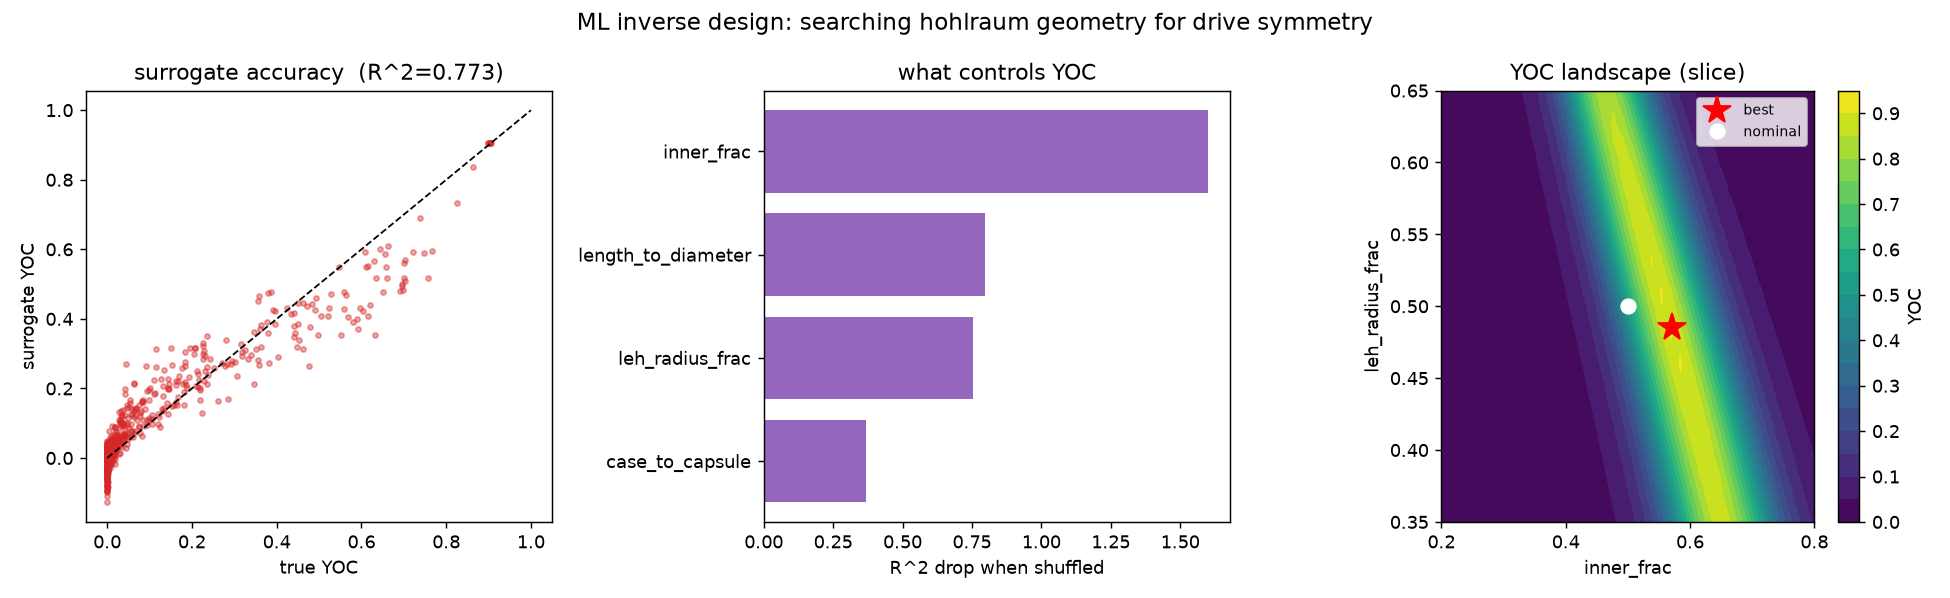

Write Python code to recreate this figure.
r"""
ML search over hohlraum geometry for better ICF drive symmetry.

This ties the pieces together into an inverse-design loop:

    hohlraum geometry  --(view factor)-->  drive symmetry a_l
                       --(convergent RT)-->  hot-spot shape  -->  yield-over-clean

    hohlraum_viewfactor.symmetry(...)  ->  a2, a4, a6
    hohlraum_asymmetry.performance(...) ->  YOC

That chain is a fast, deterministic forward model  f(geometry) -> YOC.  Here we
learn a surrogate for it and use the surrogate to search the 4-D geometry space
for designs that maximize YOC -- the same surrogate + active-learning pattern as
the repo's ML Surrogate folder, now over ACTUAL hohlraum geometry.

Design variables (bounds):
    case_to_capsule     [2.5, 4.5]   hohlraum radius / capsule radius
    length_to_diameter  [1.2, 2.0]   hohlraum aspect ratio
    leh_radius_frac     [0.35, 0.65] LEH radius / hohlraum radius
    inner_frac          [0.20, 0.80] inner-vs-outer laser cone power split

Run:  python3 hohlraum_ml.py
Deps: numpy, scipy, scikit-learn  (matplotlib only for the optional figure)
"""

import numpy as np
from scipy.stats import qmc
from scipy.optimize import differential_evolution
from sklearn.neural_network import MLPRegressor
from sklearn.preprocessing import StandardScaler
from sklearn.model_selection import train_test_split
from sklearn.metrics import r2_score

from hohlraum_viewfactor import symmetry
from hohlraum_asymmetry import build_forward, performance

NAMES  = ["case_to_capsule", "length_to_diameter", "leh_radius_frac", "inner_frac"]
BOUNDS = np.array([[2.5, 4.5], [1.2, 2.0], [0.35, 0.65], [0.20, 0.80]])
NOMINAL = np.array([3.0, 1.5, 0.50, 0.50])

_FWD = None       # convergent-RT forward model (built once; sets the YOC mapping)


def forward(x):
    """geometry vector -> YOC (the physics forward model)."""
    a2, a4, a6 = symmetry(*x)
    yoc, _ = performance(a2, a4, a6, fwd=_FWD)
    return yoc


def sample(n, seed=0):
    lo, hi = BOUNDS[:, 0], BOUNDS[:, 1]
    X = qmc.LatinHypercube(d=4, seed=seed).random(n) * (hi - lo) + lo
    y = np.array([forward(x) for x in X])
    return X, y


def perm_importance(model, scaler, X, y, seed=1):
    rng = np.random.default_rng(seed)
    base = r2_score(y, model.predict(scaler.transform(X)))
    imp = {}
    for j, nm in enumerate(NAMES):
        Xp = X.copy()
        Xp[:, j] = rng.permutation(Xp[:, j])
        imp[nm] = base - r2_score(y, model.predict(scaler.transform(Xp)))
    return imp


def fit_surrogate(X, y):
    scaler = StandardScaler().fit(X)
    model = MLPRegressor(hidden_layer_sizes=(64, 64), activation="relu",
                         max_iter=4000, random_state=0)
    model.fit(scaler.transform(X), y)
    return model, scaler


def surrogate_optimum(model, scaler):
    res = differential_evolution(
        lambda x: -float(model.predict(scaler.transform(x.reshape(1, -1)))[0]),
        bounds=list(map(tuple, BOUNDS)), seed=0, maxiter=60, tol=1e-6, polish=True)
    return res.x


def main():
    global _FWD
    print("building convergent-RT forward model (one-time)...")
    _FWD = build_forward()

    y_nom = forward(NOMINAL)
    print("=" * 68)
    print("  ML INVERSE DESIGN OF HOHLRAUM GEOMETRY  (maximize YOC)")
    print("=" * 68)
    print(f"  nominal design {dict(zip(NAMES, np.round(NOMINAL,3)))}")
    print(f"  nominal YOC : {y_nom:.3f}")
    print("-" * 68)

    # initial design of experiments
    X, y = sample(700, seed=0)
    Xtr, Xte, ytr, yte = train_test_split(X, y, test_size=0.25, random_state=0)
    model, scaler = fit_surrogate(Xtr, ytr)
    r2 = r2_score(yte, model.predict(scaler.transform(Xte)))
    print(f"  surrogate trained on {len(Xtr)} designs   test R^2 = {r2:.3f}")

    imp = perm_importance(model, scaler, Xte, yte)
    print("  permutation importance (which geometry knob controls YOC):")
    for nm, v in sorted(imp.items(), key=lambda kv: -kv[1]):
        print(f"    {nm:20s} {v:6.3f}  |{'#'*int(max(0,v)*40)}")
    print("-" * 68)

    # active learning: propose surrogate optimum, verify with physics, refit
    print("  active-learning inverse design:")
    best_x, best_y = NOMINAL.copy(), y_nom
    for rnd in range(1, 7):
        model, scaler = fit_surrogate(X, y)
        x_star = surrogate_optimum(model, scaler)
        y_true = forward(x_star)                       # verify against physics
        X = np.vstack([X, x_star]); y = np.append(y, y_true)
        if y_true > best_y:
            best_x, best_y = x_star, y_true
        y_pred = float(model.predict(scaler.transform(x_star.reshape(1, -1)))[0])
        print(f"    round {rnd}: proposed YOC(surrogate)={y_pred:.3f}  "
              f"verified={y_true:.3f}   best={best_y:.3f}")

    a2, a4, a6 = symmetry(*best_x)
    print("-" * 68)
    print("  BEST DESIGN FOUND")
    for nm, v in zip(NAMES, best_x):
        print(f"    {nm:20s} {v:.3f}")
    print(f"    -> a2={a2*100:+.2f}%  a4={a4*100:+.2f}%   YOC = {best_y:.3f}")
    print(f"    improvement over nominal : {best_y:.3f} vs {y_nom:.3f}  "
          f"(+{(best_y-y_nom)*100:.0f} YOC points)")
    print("=" * 68)
    return dict(X=X, y=y, model=model, scaler=scaler, best_x=best_x,
                best_y=best_y, y_nom=y_nom, imp=imp, r2=r2)


def make_figure(info, fname="hohlraum_ml.png"):
    try:
        import matplotlib.pyplot as plt
    except Exception as e:
        print(f"[figure skipped: matplotlib unavailable -- {e}]")
        return
    X, y = info["X"], info["y"]
    model, scaler = info["model"], info["scaler"]

    fig, ax = plt.subplots(1, 3, figsize=(15, 4.6))

    # (1) surrogate accuracy
    yp = model.predict(scaler.transform(X))
    ax[0].scatter(y, yp, s=8, alpha=0.4, color="tab:red")
    ax[0].plot([0, 1], [0, 1], "k--", lw=1)
    ax[0].set_xlabel("true YOC"); ax[0].set_ylabel("surrogate YOC")
    ax[0].set_title(f"surrogate accuracy  (R^2={info['r2']:.3f})")

    # (2) permutation importance
    names = list(info["imp"].keys()); vals = [info["imp"][k] for k in names]
    order = np.argsort(vals)
    ax[1].barh([names[i] for i in order], [vals[i] for i in order], color="tab:purple")
    ax[1].set_xlabel("R^2 drop when shuffled")
    ax[1].set_title("what controls YOC")

    # (3) YOC landscape slice: inner_frac vs leh_radius_frac at best CC/LD
    bx = info["best_x"]
    f = np.linspace(0.2, 0.8, 40); L = np.linspace(0.35, 0.65, 40)
    FF, LL = np.meshgrid(f, L)
    Z = np.array([[forward([bx[0], bx[1], LL[i, j], FF[i, j]])
                   for j in range(FF.shape[1])] for i in range(FF.shape[0])])
    im = ax[2].contourf(FF, LL, Z, levels=20, cmap="viridis")
    ax[2].plot(bx[3], bx[2], "r*", ms=16, label="best")
    ax[2].plot(NOMINAL[3], NOMINAL[2], "wo", ms=8, label="nominal")
    fig.colorbar(im, ax=ax[2], label="YOC")
    ax[2].set_xlabel("inner_frac"); ax[2].set_ylabel("leh_radius_frac")
    ax[2].set_title("YOC landscape (slice)"); ax[2].legend(fontsize=8)

    fig.suptitle("ML inverse design: searching hohlraum geometry for drive symmetry",
                 fontsize=13)
    fig.tight_layout()
    fig.savefig(fname, dpi=130)
    print(f"Saved figure -> {fname}")


if __name__ == "__main__":
    make_figure(main())


# ----------------------------------------------------------------------------
# NOTES -----------------------------------------------------------------------
# * The whole point: f(geometry)->YOC is cheap and deterministic, so the ML does
#   not replace the physics -- it LEARNS the physics and then searches it. The
#   active-learning loop proposes the surrogate's optimum, verifies it against the
#   real forward model, and folds it back in, so the surrogate sharpens exactly
#   where the optimum lives.
# * Permutation importance answers "which knob matters": here the cone balance
#   (inner_frac) and LEH size dominate P2 -> YOC, matching the view-factor trends.
# * To make this a REAL design tool, upgrade the two physics stages (a proper
#   radiation-transport symmetry solve; a real yield model) -- the ML wrapper is
#   unchanged. That is the value of keeping the forward model swappable.
# ----------------------------------------------------------------------------
